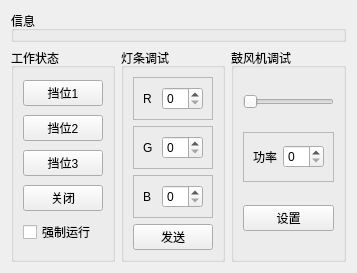
                <widget class="QWidget" name="tab_3">
                 <attribute name="title">
                  <string>净化器</string>
                 </attribute>
                 <layout class="QGridLayout" name="gridLayout_4">
                  <item row="0" column="0" colspan="3">
                   <widget class="QGroupBox" name="groupBox_14">
                    <property name="title">
                     <string>信息</string>
                    </property>
                   </widget>
                  </item>
                  <item row="1" column="0">
                   <widget class="QGroupBox" name="groupBox_12">
                    <property name="title">
                     <string>工作状态</string>
                    </property>
                    <layout class="QVBoxLayout" name="verticalLayout_15">
                     <item>
                      <widget class="QPushButton" name="pushButton_7">
                       <property name="text">
                        <string>挡位1</string>
                       </property>
                      </widget>
                     </item>
                     <item>
                      <widget class="QPushButton" name="pushButton_6">
                       <property name="text">
                        <string>挡位2</string>
                       </property>
                      </widget>
                     </item>
                     <item>
                      <widget class="QPushButton" name="pushButton_2">
                       <property name="text">
                        <string>挡位3</string>
                       </property>
                      </widget>
                     </item>
                     <item>
                      <widget class="QPushButton" name="pushButton">
                       <property name="text">
                        <string>关闭</string>
                       </property>
                      </widget>
                     </item>
                     <item>
                      <widget class="QCheckBox" name="checkBox">
                       <property name="text">
                        <string>强制运行</string>
                       </property>
                      </widget>
                     </item>
                    </layout>
                   </widget>
                  </item>
                  <item row="1" column="1">
                   <widget class="QGroupBox" name="groupBox_13">
                    <property name="title">
                     <string>灯条调试</string>
                    </property>
                    <layout class="QVBoxLayout" name="verticalLayout_16">
                     <item>
                      <widget class="QFrame" name="frame_40">
                       <property name="frameShape">
                        <enum>QFrame::StyledPanel</enum>
                       </property>
                       <property name="frameShadow">
                        <enum>QFrame::Raised</enum>
                       </property>
                       <layout class="QHBoxLayout" name="horizontalLayout_33">
                        <item>
                         <widget class="QLabel" name="label_19">
                          <property name="maximumSize">
                           <size>
                            <width>20</width>
                            <height>16777215</height>
                           </size>
                          </property>
                          <property name="text">
                           <string>R</string>
                          </property>
                         </widget>
                        </item>
                        <item>
                         <widget class="QSpinBox" name="purifier_R"/>
                        </item>
                       </layout>
                      </widget>
                     </item>
                     <item>
                      <widget class="QFrame" name="frame_43">
                       <property name="frameShape">
                        <enum>QFrame::StyledPanel</enum>
                       </property>
                       <property name="frameShadow">
                        <enum>QFrame::Raised</enum>
                       </property>
                       <layout class="QHBoxLayout" name="horizontalLayout_34">
                        <item>
                         <widget class="QLabel" name="label_39">
                          <property name="maximumSize">
                           <size>
                            <width>20</width>
                            <height>16777215</height>
                           </size>
                          </property>
                          <property name="text">
                           <string>G</string>
                          </property>
                         </widget>
                        </item>
                        <item>
                         <widget class="QSpinBox" name="purifier_G"/>
                        </item>
                       </layout>
                      </widget>
                     </item>
                     <item>
                      <widget class="QFrame" name="frame_50">
                       <property name="frameShape">
                        <enum>QFrame::StyledPanel</enum>
                       </property>
                       <property name="frameShadow">
                        <enum>QFrame::Raised</enum>
                       </property>
                       <layout class="QHBoxLayout" name="horizontalLayout_37">
                        <item>
                         <widget class="QLabel" name="label_42">
                          <property name="maximumSize">
                           <size>
                            <width>20</width>
                            <height>16777215</height>
                           </size>
                          </property>
                          <property name="text">
                           <string>B</string>
                          </property>
                         </widget>
                        </item>
                        <item>
                         <widget class="QSpinBox" name="purifier_B"/>
                        </item>
                       </layout>
                      </widget>
                     </item>
                     <item>
                      <widget class="QPushButton" name="pushButton_8">
                       <property name="text">
                        <string>发送</string>
                       </property>
                      </widget>
                     </item>
                    </layout>
                   </widget>
                  </item>
                  <item row="1" column="2">
                   <widget class="QGroupBox" name="groupBox_15">
                    <property name="maximumSize">
                     <size>
                      <width>260</width>
                      <height>16777215</height>
                     </size>
                    </property>
                    <property name="title">
                     <string>鼓风机调试</string>
                    </property>
                    <layout class="QVBoxLayout" name="verticalLayout_17">
                     <item>
                      <widget class="QSlider" name="horizontalSlider">
                       <property name="maximumSize">
                        <size>
                         <width>300</width>
                         <height>16777215</height>
                        </size>
                       </property>
                       <property name="orientation">
                        <enum>Qt::Horizontal</enum>
                       </property>
                      </widget>
                     </item>
                     <item>
                      <widget class="QFrame" name="frame_52">
                       <property name="maximumSize">
                        <size>
                         <width>300</width>
                         <height>50</height>
                        </size>
                       </property>
                       <property name="frameShape">
                        <enum>QFrame::StyledPanel</enum>
                       </property>
                       <property name="frameShadow">
                        <enum>QFrame::Raised</enum>
                       </property>
                       <layout class="QHBoxLayout" name="horizontalLayout_39">
                        <item>
                         <widget class="QLabel" name="label_43">
                          <property name="maximumSize">
                           <size>
                            <width>40</width>
                            <height>16777215</height>
                           </size>
                          </property>
                          <property name="text">
                           <string>功率</string>
                          </property>
                         </widget>
                        </item>
                        <item>
                         <widget class="QSpinBox" name="purifier_R_2">
                          <property name="maximumSize">
                           <size>
                            <width>100</width>
                            <height>16777215</height>
                           </size>
                          </property>
                         </widget>
                        </item>
                       </layout>
                      </widget>
                     </item>
                     <item>
                      <widget class="QPushButton" name="pushButton_9">
                       <property name="text">
                        <string>设置</string>
                       </property>
                      </widget>
                     </item>
                    </layout>
                   </widget>
                  </item>
                 </layout>
                </widget>
